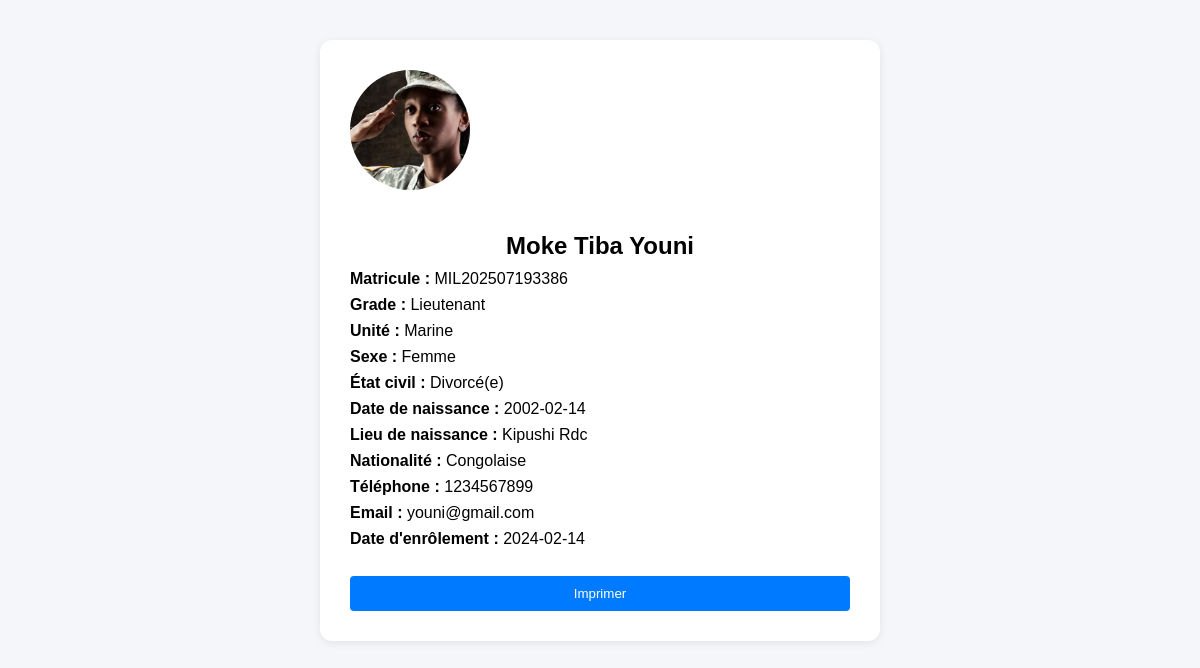
Page /imprimer_militaire.php?id=6 (signed in) on the committed database.
### tables this page shows
CREATE TABLE IF NOT EXISTS `militaires` (
  `id` int NOT NULL AUTO_INCREMENT,
  `nom` varchar(100) NOT NULL,
  `prenom` varchar(100) DEFAULT NULL,
  `matricule` varchar(50) NOT NULL,
  `sexe` varchar(10) DEFAULT NULL,
  `etat_civil` varchar(20) DEFAULT NULL,
  `date_naissance` date DEFAULT NULL,
  `lieu_naissance` varchar(100) DEFAULT NULL,
  `nationalite` varchar(50) DEFAULT NULL,
  `grade` varchar(50) NOT NULL,
  `telephone` varchar(20) DEFAULT NULL,
  `email` varchar(100) DEFAULT NULL,
  `photo` varchar(255) DEFAULT NULL,
  `date_enrolement` date DEFAULT NULL,
  `unite` varchar(50) DEFAULT NULL,
  PRIMARY KEY (`id`)
);

### imprimer_militaire.php (the view, shortened to what this page needs)
<?php
$host = 'localhost';
$dbname = 'gdm_db';
$user = 'root';
$pass = '';
try {
    $pdo = new PDO("mysql:host=$host;dbname=$dbname;charset=utf8", $user, $pass);
    $pdo->setAttribute(PDO::ATTR_ERRMODE, PDO::ERRMODE_EXCEPTION);
} catch (PDOException $e) {
    die("Erreur : " . $e->getMessage());
}
$id = intval($_GET['id'] ?? 0);
$stmt = $pdo->prepare("SELECT * FROM militaires WHERE id = ?");
$stmt->execute([$id]);
$militaire = $stmt->fetch();
?>
<!DOCTYPE html>
<html lang="fr">
<head>
    <link rel="stylesheet" href="style.css">
</head>
<body>
    <div class="fiche-print">
        <?php if (!empty($militaire['photo']) && file_exists($militaire['photo'])): ?>
            <img src="<?= htmlspecialchars($militaire['photo']) ?>" alt="Photo">
        <?php endif; ?>
        <h2><?= htmlspecialchars($militaire['nom']) ?> <?= htmlspecialchars($militaire['prenom']) ?></h2>
        <div class="info"><strong>Matricule :</strong> <?= htmlspecialchars($militaire['matricule']) ?></div>
        <div class="info"><strong>Grade :</strong> <?= htmlspecialchars($militaire['grade']) ?></div>
        <div class="info"><strong>Unité :</strong> <?= htmlspecialchars($militaire['unite']) ?></div>
        <div class="info"><strong>Sexe :</strong> <?= htmlspecialchars($militaire['sexe']) ?></div>
        <div class="info"><strong>État civil :</strong> <?= htmlspecialchars($militaire['etat_civil']) ?></div>
        <div class="info"><strong>Date de naissance :</strong> <?= htmlspecialchars($militaire['date_naissance']) ?></div>
        <div class="info"><strong>Lieu de naissance :</strong> <?= htmlspecialchars($militaire['lieu_naissance']) ?></div>
        <div class="info"><strong>Nationalité :</strong> <?= htmlspecialchars($militaire['nationalite']) ?></div>
        <div class="info"><strong>Téléphone :</strong> <?= htmlspecialchars($militaire['telephone']) ?></div>
        <div class="info"><strong>Email :</strong> <?= htmlspecialchars($militaire['email']) ?></div>
        <div class="info"><strong>Date d'enrôlement :</strong> <?= htmlspecialchars($militaire['date_enrolement']) ?></div>
        <button class="btn-print" onclick="window.print()">Imprimer</button>
    </div>
</body>
</html>

### style.css (style rules this page uses)
body { background: #f4f6fa; font-family: Arial, sans-serif; margin: 0; }
h2 { text-align: center; margin-bottom: 20px; }
button { width: 100%; padding: 10px; margin-top: 20px; background: #007bff; color: #fff; border: none; border-radius: 4px; cursor: pointer; }

### imprimer_militaire.php (style rules this page uses)
.fiche-print { max-width: 500px; margin: 40px auto; background: #fff; padding: 30px; border-radius: 12px; box-shadow: 0 2px 8px rgba(0,0,0,0.08); }
.fiche-print img { width: 120px; height: 120px; border-radius: 50%; object-fit: cover; margin-bottom: 18px; }
.fiche-print h2 { margin-bottom: 10px; }
.fiche-print .info { margin-bottom: 8px; }

### rows in the picture
militaires: photo (picture), nom "Moke Tiba", prenom "Youni", matricule "MIL202507193386", grade "Lieutenant", unite "Marine", sexe "Femme", etat_civil "Divorcé(e)", date_naissance "2002-02-14", lieu_naissance "Kipushi Rdc", nationalite "Congolaise", telephone "1234567899", email "youni@gmail.com", date_enrolement "2024-02-14"
